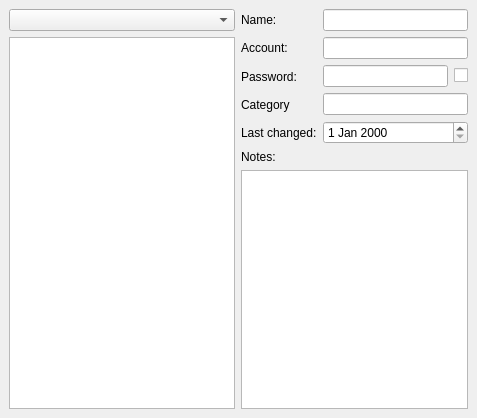
<ui version="4.0" >
 <class>Editor</class>
 <widget class="QWidget" name="Editor" >
  <property name="geometry" >
   <rect>
    <x>0</x>
    <y>0</y>
    <width>477</width>
    <height>418</height>
   </rect>
  </property>
  <layout class="QGridLayout" >
   <property name="margin" >
    <number>9</number>
   </property>
   <property name="spacing" >
    <number>6</number>
   </property>
   <item rowspan="2" row="0" column="1" >
    <layout class="QHBoxLayout" >
     <property name="margin" >
      <number>0</number>
     </property>
     <property name="spacing" >
      <number>6</number>
     </property>
     <item>
      <layout class="QVBoxLayout" >
       <property name="margin" >
        <number>0</number>
       </property>
       <property name="spacing" >
        <number>6</number>
       </property>
       <item>
        <widget class="QLabel" name="label" >
         <property name="text" >
          <string>Name:</string>
         </property>
         <property name="buddy" >
          <cstring>fNameEdit</cstring>
         </property>
        </widget>
       </item>
       <item>
        <widget class="QLabel" name="label_2" >
         <property name="text" >
          <string>Account:</string>
         </property>
         <property name="buddy" >
          <cstring>fAccountEdit</cstring>
         </property>
        </widget>
       </item>
       <item>
        <widget class="QLabel" name="label_3" >
         <property name="text" >
          <string>Password:</string>
         </property>
         <property name="buddy" >
          <cstring>fPasswordEdit</cstring>
         </property>
        </widget>
       </item>
       <item>
        <widget class="QLabel" name="label_6" >
         <property name="text" >
          <string>Category</string>
         </property>
        </widget>
       </item>
       <item>
        <widget class="QLabel" name="label_4" >
         <property name="text" >
          <string>Last changed:</string>
         </property>
         <property name="buddy" >
          <cstring>fCategoryEdit</cstring>
         </property>
        </widget>
       </item>
      </layout>
     </item>
     <item>
      <layout class="QVBoxLayout" >
       <property name="margin" >
        <number>0</number>
       </property>
       <property name="spacing" >
        <number>6</number>
       </property>
       <item>
        <widget class="QLineEdit" name="fNameEdit" />
       </item>
       <item>
        <widget class="QLineEdit" name="fAccountEdit" />
       </item>
       <item>
        <layout class="QHBoxLayout" >
         <property name="margin" >
          <number>0</number>
         </property>
         <property name="spacing" >
          <number>6</number>
         </property>
         <item>
          <widget class="QLineEdit" name="fPasswordEdit" >
           <property name="echoMode" >
            <enum>QLineEdit::Password</enum>
           </property>
          </widget>
         </item>
         <item>
          <widget class="QCheckBox" name="fPasswordBox" >
           <property name="toolTip" >
            <string>&lt;html>&lt;head>&lt;meta name="qrichtext" content="1" />&lt;style type="text/css">
p, li { white-space: pre-wrap; }
&lt;/style>&lt;/head>&lt;body style=" font-family:'Sans Serif'; font-size:9pt; font-weight:400; font-style:normal; text-decoration:none;">
&lt;p style=" margin-top:0px; margin-bottom:0px; margin-left:0px; margin-right:0px; -qt-block-indent:0; text-indent:0px;">Show or hide password.&lt;/p>&lt;/body>&lt;/html></string>
           </property>
           <property name="whatsThis" >
            <string>&lt;html>&lt;head>&lt;meta name="qrichtext" content="1" />&lt;style type="text/css">
p, li { white-space: pre-wrap; }
&lt;/style>&lt;/head>&lt;body style=" font-family:'Sans Serif'; font-size:9pt; font-weight:400; font-style:normal; text-decoration:none;">
&lt;p style=" margin-top:0px; margin-bottom:0px; margin-left:0px; margin-right:0px; -qt-block-indent:0; text-indent:0px;">Show or hide password&lt;/p>&lt;/body>&lt;/html></string>
           </property>
           <property name="text" >
            <string/>
           </property>
          </widget>
         </item>
        </layout>
       </item>
       <item>
        <widget class="QLineEdit" name="fCategoryEdit" />
       </item>
       <item>
        <widget class="QDateEdit" name="fDateEdit" />
       </item>
      </layout>
     </item>
    </layout>
   </item>
   <item row="0" column="0" >
    <widget class="QComboBox" name="fCategoryFilter" />
   </item>
   <item row="3" column="1" >
    <widget class="QTextEdit" name="fNotesEdit" />
   </item>
   <item row="2" column="1" >
    <widget class="QLabel" name="label_5" >
     <property name="text" >
      <string>Notes:</string>
     </property>
     <property name="buddy" >
      <cstring>fNotesEdit</cstring>
     </property>
    </widget>
   </item>
   <item rowspan="3" row="1" column="0" >
    <widget class="QListView" name="fAccountList" />
   </item>
  </layout>
 </widget>
 <resources/>
 <connections/>
</ui>
